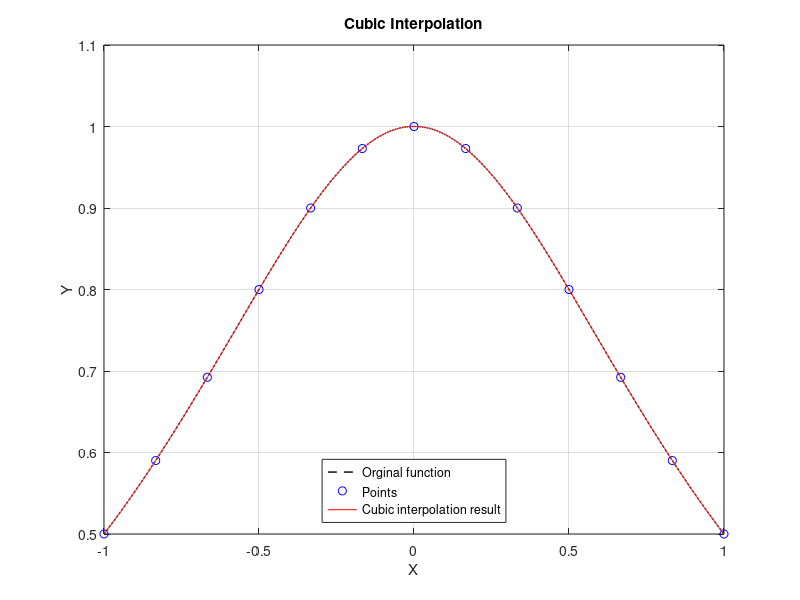
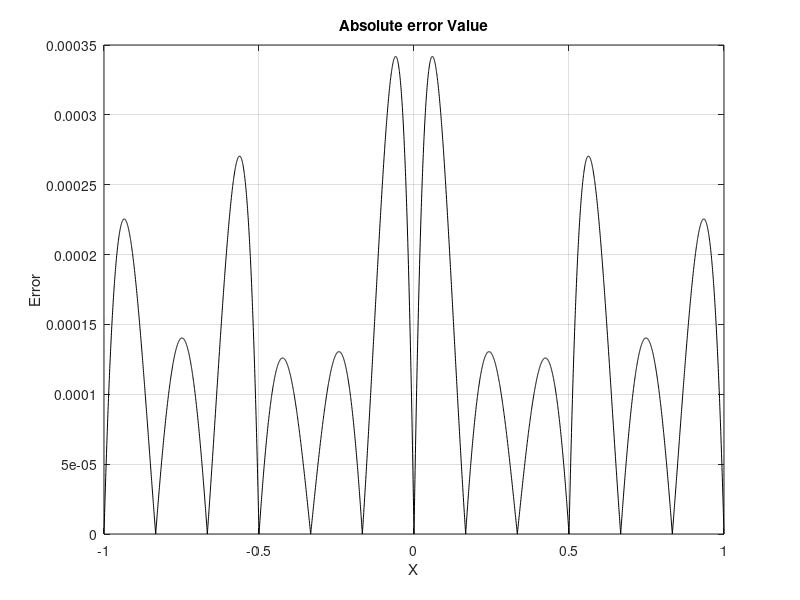

The MATLAB script that drew these images, in order:
%Piece-wise Cubic Interpolation


clc;
close all;
clearvars;

f = @(x)(1./(1+x.^2));      % Function f(x)

xval = [-1,-5/6,-2/3,-1/2,-1/3,-1/6,0,1/6,1/3,1/2,2/3,5/6,1];
yval = f(xval);

val = [];
res = [];
axis = [];

for i=1:3:length(xval)-3
    u = linspace(xval(i), xval(i+3), 1000);
    x1 = xval(i);
    x2 = xval(i+1);
    y1= yval(i);
    y2 = yval(i+1);
    
    
    for j=1:length(u)
        x = u(j);
        % Equation
        y = (((x - xval(i+1))*(x - xval(i+2))*(x - xval(i+3)))/((xval(i) - xval(i+1))*(xval(i) - xval(i+2))*(xval(i) - xval(i+3)))) * yval(i);
        y = y + (((x - xval(i))*(x - xval(i+2))*(x - xval(i+3)))/((xval(i+1) - xval(i))*(xval(i+1) - xval(i+2))*(xval(i+1) - xval(i+3)))) * yval(i+1);
        y = y + (((x - xval(i))*(x - xval(i+1))*(x - xval(i+3)))/((xval(i+2) - xval(i))*(xval(i+2) - xval(i+1))*(xval(i+2) - xval(i+3)))) * yval(i+2);
        y = y + (((x - xval(i))*(x - xval(i+1))*(x - xval(i+2)))/((xval(i+3) - xval(i))*(xval(i+3) - xval(i+1))*(xval(i+3) - xval(i+2)))) * yval(i+3);
        
        res = [res,y];
        axis = [axis,u(j)];
        val = [val, f(u(j))];
    end
end

figure();
plot(axis,val,'k--','linewidth',1);
hold on;
plot(xval,yval,'bo',axis,res,'r-');
legend('Orginal function','Points','Cubic interpolation result','location','South');
title('Cubic Interpolation')
xlabel('X');
ylabel('Y');
grid on;

figure();
plot(axis, abs(res-val),'k');
title('Absolute error Value');
xlabel('X');
ylabel('Error');
grid on;



